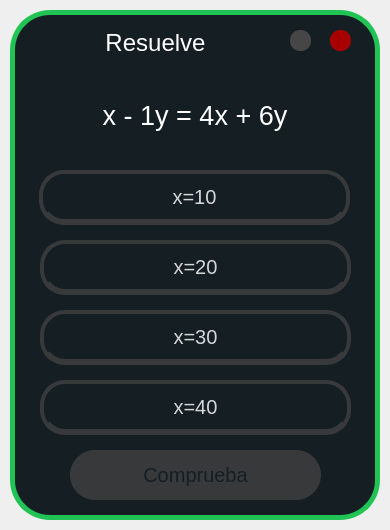
<?xml version="1.0" encoding="UTF-8"?>
<ui version="4.0">
 <class>Form</class>
 <widget class="QWidget" name="Form">
  <property name="geometry">
   <rect>
    <x>0</x>
    <y>0</y>
    <width>390</width>
    <height>530</height>
   </rect>
  </property>
  <property name="windowTitle">
   <string>Form</string>
  </property>
  <property name="styleSheet">
   <string notr="true">/** QFrame */

QFrame#fr_fondo{
	background: #151E23;
	border-radius: 40px;
	border: 5px solid rgb(32, 195, 84);
}

/** QLabel */

QLabel#lbl_title {
	font: 24px arial;
	color: white;
}

QLabel#lbl_ecuaciones {
	color: white;
}

/** QPushButton */

QPushButton#btn_minimizar {
	background: rgb(70, 70, 70);
	border-radius: 10px;
}

QPushButton#btn_cerrar{
	background: rgb(166, 0, 0);
	border-radius: 10px;
}

QPushButton#btn_minimizar:hover{
	background: rgb(85, 85, 85);
}

QPushButton#btn_cerrar:hover{
	background: rgb(214, 0, 0);
}

QPushButton#btn_opc1, #btn_opc2, #btn_opc3, #btn_opc4 {
	background-color: rgb(21, 30, 35);
	color:rgba(255, 255, 255, 210);
	border-radius: 25px;
	font: 20px arial;

	border: 4px solid rgb(56, 57, 59);
	border-bottom: 6px solid rgb(56, 57, 59);
}

QPushButton#btn_opc1:hover, #btn_opc2:hover, #btn_opc3:hover, #btn_opc4:hover {	
	background-color: rgba(56, 57, 59, .2);
}

QPushButton#btn_opc1:pressed, #btn_opc2:pressed, #btn_opc3:pressed, #btn_opc4:pressed {
	padding-left:10px;
	border-bottom: 4px solid rgb(56, 57, 59);
}

QPushButton#btn_continuar {
	background-color: rgb(56, 57, 59);
	color: #151E23;
	border-radius: 25px;
	font: 20px arial;
}

/** Author: Francisco J. Velez O. */
</string>
  </property>
  <widget class="QFrame" name="fr_fondo">
   <property name="geometry">
    <rect>
     <x>10</x>
     <y>10</y>
     <width>370</width>
     <height>510</height>
    </rect>
   </property>
   <property name="frameShape">
    <enum>QFrame::StyledPanel</enum>
   </property>
   <property name="frameShadow">
    <enum>QFrame::Raised</enum>
   </property>
   <widget class="QLabel" name="lbl_ecuaciones">
    <property name="geometry">
     <rect>
      <x>10</x>
      <y>50</y>
      <width>350</width>
      <height>110</height>
     </rect>
    </property>
    <property name="font">
     <font>
      <family>Arial</family>
      <pointsize>20</pointsize>
      <weight>50</weight>
      <italic>false</italic>
      <bold>false</bold>
     </font>
    </property>
    <property name="layoutDirection">
     <enum>Qt::LeftToRight</enum>
    </property>
    <property name="styleSheet">
     <string notr="true"/>
    </property>
    <property name="text">
     <string>x - 1y = 4x + 6y</string>
    </property>
    <property name="alignment">
     <set>Qt::AlignCenter</set>
    </property>
   </widget>
   <widget class="QPushButton" name="btn_cerrar">
    <property name="geometry">
     <rect>
      <x>320</x>
      <y>20</y>
      <width>21</width>
      <height>21</height>
     </rect>
    </property>
    <property name="cursor">
     <cursorShape>PointingHandCursor</cursorShape>
    </property>
    <property name="text">
     <string/>
    </property>
   </widget>
   <widget class="QPushButton" name="btn_minimizar">
    <property name="geometry">
     <rect>
      <x>280</x>
      <y>20</y>
      <width>21</width>
      <height>21</height>
     </rect>
    </property>
    <property name="cursor">
     <cursorShape>PointingHandCursor</cursorShape>
    </property>
    <property name="text">
     <string/>
    </property>
   </widget>
   <widget class="QLabel" name="lbl_title">
    <property name="geometry">
     <rect>
      <x>20</x>
      <y>12</y>
      <width>251</width>
      <height>41</height>
     </rect>
    </property>
    <property name="font">
     <font>
      <family>arial</family>
      <pointsize>-1</pointsize>
      <weight>50</weight>
      <italic>false</italic>
      <bold>false</bold>
     </font>
    </property>
    <property name="text">
     <string>Resuelve</string>
    </property>
    <property name="alignment">
     <set>Qt::AlignCenter</set>
    </property>
   </widget>
   <widget class="QPushButton" name="btn_opc1">
    <property name="geometry">
     <rect>
      <x>29</x>
      <y>160</y>
      <width>311</width>
      <height>55</height>
     </rect>
    </property>
    <property name="cursor">
     <cursorShape>PointingHandCursor</cursorShape>
    </property>
    <property name="text">
     <string>x=10</string>
    </property>
   </widget>
   <widget class="QPushButton" name="btn_opc2">
    <property name="geometry">
     <rect>
      <x>30</x>
      <y>230</y>
      <width>311</width>
      <height>55</height>
     </rect>
    </property>
    <property name="cursor">
     <cursorShape>PointingHandCursor</cursorShape>
    </property>
    <property name="text">
     <string>x=20</string>
    </property>
   </widget>
   <widget class="QPushButton" name="btn_opc3">
    <property name="geometry">
     <rect>
      <x>30</x>
      <y>300</y>
      <width>311</width>
      <height>55</height>
     </rect>
    </property>
    <property name="cursor">
     <cursorShape>PointingHandCursor</cursorShape>
    </property>
    <property name="text">
     <string>x=30</string>
    </property>
   </widget>
   <widget class="QPushButton" name="btn_opc4">
    <property name="geometry">
     <rect>
      <x>30</x>
      <y>370</y>
      <width>311</width>
      <height>55</height>
     </rect>
    </property>
    <property name="cursor">
     <cursorShape>PointingHandCursor</cursorShape>
    </property>
    <property name="text">
     <string>x=40</string>
    </property>
   </widget>
   <widget class="QPushButton" name="btn_continuar">
    <property name="geometry">
     <rect>
      <x>60</x>
      <y>440</y>
      <width>251</width>
      <height>50</height>
     </rect>
    </property>
    <property name="font">
     <font>
      <family>arial</family>
      <pointsize>-1</pointsize>
      <weight>50</weight>
      <italic>false</italic>
      <bold>false</bold>
     </font>
    </property>
    <property name="cursor">
     <cursorShape>ArrowCursor</cursorShape>
    </property>
    <property name="text">
     <string>Comprueba</string>
    </property>
   </widget>
  </widget>
 </widget>
 <resources/>
 <connections>
  <connection>
   <sender>btn_cerrar</sender>
   <signal>clicked()</signal>
   <receiver>Form</receiver>
   <slot>close()</slot>
   <hints>
    <hint type="sourcelabel">
     <x>335</x>
     <y>40</y>
    </hint>
    <hint type="destinationlabel">
     <x>398</x>
     <y>40</y>
    </hint>
   </hints>
  </connection>
  <connection>
   <sender>btn_minimizar</sender>
   <signal>clicked()</signal>
   <receiver>Form</receiver>
   <slot>showMinimized()</slot>
   <hints>
    <hint type="sourcelabel">
     <x>299</x>
     <y>50</y>
    </hint>
    <hint type="destinationlabel">
     <x>432</x>
     <y>138</y>
    </hint>
   </hints>
  </connection>
 </connections>
</ui>
